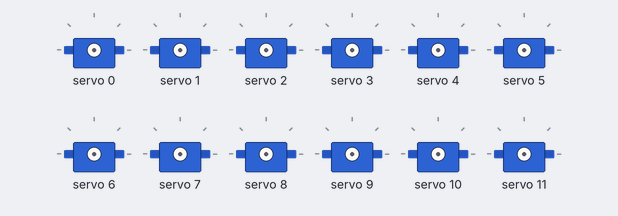
Bench run of a sketch on a simulated Arduino Uno, built with avr-gcc and run on an emulated ATmega328P. On the bench: 12 × servo.

Above: at 0.05 s.
At 1.85 s:
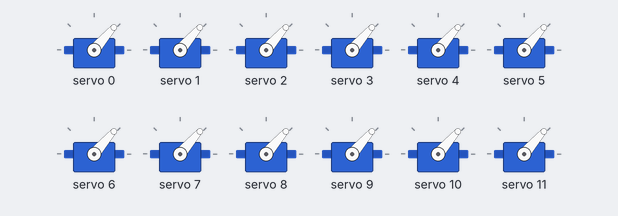
At 3.65 s:
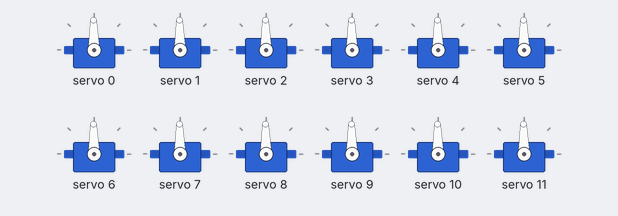
At 7.35 s:
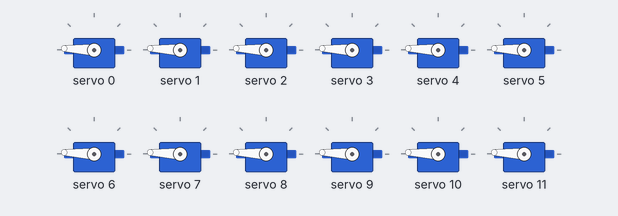
At 11.05 s:
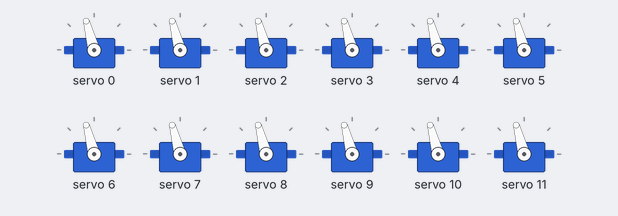
At 14.75 s:
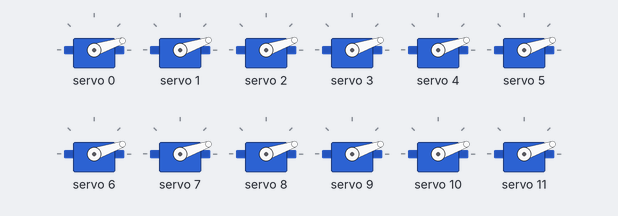
Timing chart, 0 to 19.8 s (numbered marks = the images above):
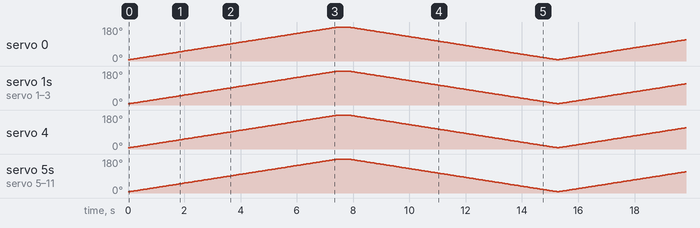

The sketch:

limites_servo_pca_9685.ino
```cpp
#include <Wire.h>
#include <Adafruit_PWMServoDriver.h>

// Cria o objeto PCA9685 usando o endereço I2C padrão 0x40
Adafruit_PWMServoDriver pwm = Adafruit_PWMServoDriver();

// Definições dos parâmetros do servo
#define SERVOMIN  150 // Pulso mínimo (ajuste conforme necessário para seu servo)
#define SERVOMAX  600 // Pulso máximo (ajuste conforme necessário para seu servo)
#define NUM_SERVOS  16 // Número de servos conectados ao PCA9685

void setup() {

  pwm.begin(); // Inicia o PCA9685
  pwm.setPWMFreq(60); // Ajusta a frequência do PWM para 60 Hz (típico para servos)

  delay(10);
}

void loop() {
  // Move todos os servos para a posição máxima mais rapidamente
  for (uint16_t pulselen = SERVOMIN; pulselen < SERVOMAX; pulselen++) {
    for (int i = 0; i < NUM_SERVOS; i++) {
      pwm.setPWM(i, 0, pulselen);
    }
    delay(5); // Reduzido para tornar o movimento mais rápido
  }

  // Move todos os servos de volta para a posição mínima mais rapidamente
  for (uint16_t pulselen = SERVOMAX; pulselen > SERVOMIN; pulselen--) {
    for (int i = 0; i < NUM_SERVOS; i++) {
      pwm.setPWM(i, 0, pulselen);
    }
    delay(5); // Reduzido para tornar o movimento mais rápido
  }
}
```
